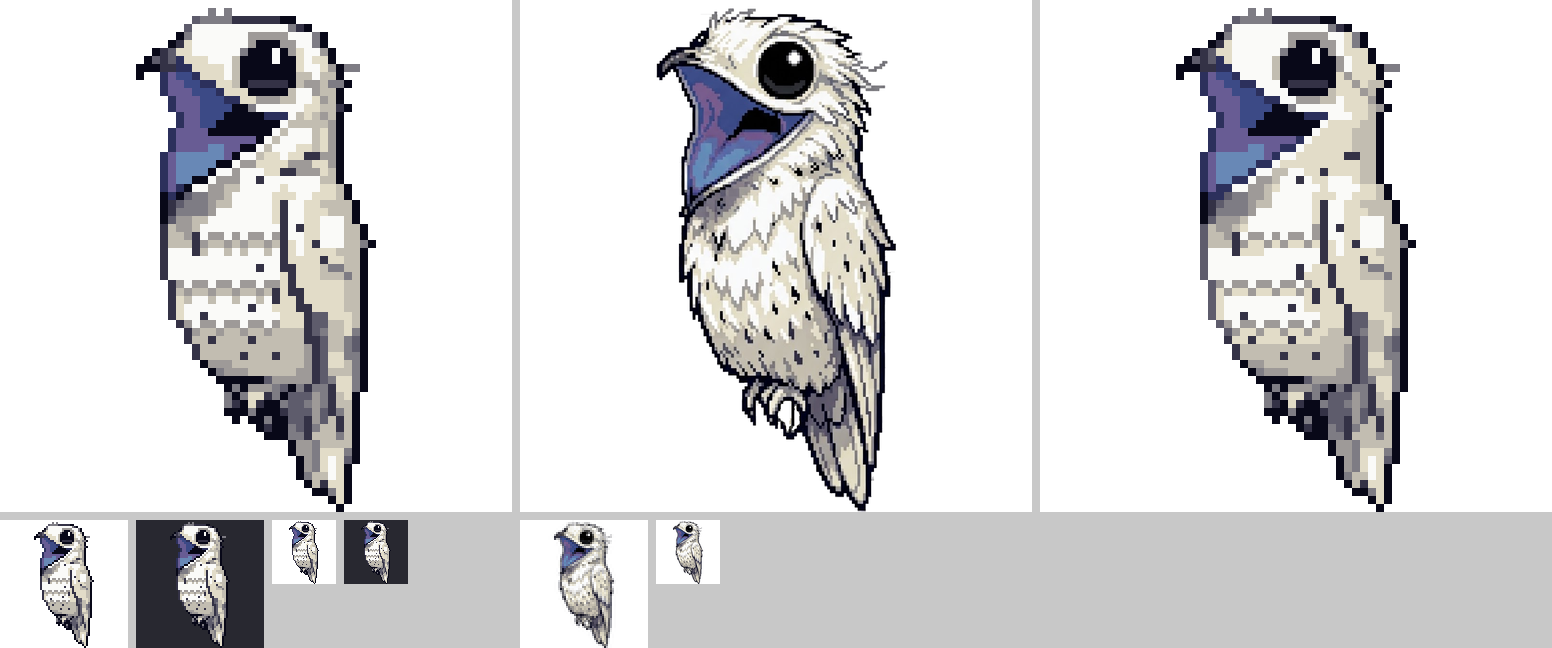

Here is the Python script that generated this plot:
"""vel.png: sprite 8x | model op 8x | 1x op licht en donker (+ vorige ronde 8x als die er is)."""
import os, sys, json
from PIL import Image
H = os.path.dirname(os.path.abspath(__file__)); P = '/home/user/Pokemon-Fully-Ungrounded/docs/concept/sprites/potoo/'
k = json.load(open(P + 'gereedschap/kader.json')); X0, Y0, s = k['x0'], k['y0'], k['s']
sp = Image.open(os.path.join(H, 'potoo.png')).convert('RGBA')
def op(bgc, im, z):
    b = Image.new('RGBA', im.size, bgc); b.alpha_composite(im); return b.convert('RGB').resize((im.width * z, im.height * z), Image.NEAREST)
m = Image.open(P + 'model/model_lijf_30.png'); mb = Image.new('RGBA', m.size, (255, 255, 255, 255)); mb.alpha_composite(m)
m8 = mb.convert('RGB').crop((int(X0), int(Y0), int(X0 + 64 * s), int(Y0 + 64 * s))).resize((512, 512), Image.LANCZOS)
prev = sys.argv[1] if len(sys.argv) > 1 else None
cols = [op((255, 255, 255, 255), sp, 8), m8] + ([op((255, 255, 255, 255), Image.open(prev).convert('RGBA'), 8)] if prev else [])
W = 512 * len(cols) + 8 * (len(cols) - 1); o = Image.new('RGB', (W, 512 + 8 + 128), (200, 200, 200))
for i, c in enumerate(cols): o.paste(c, (i * 520, 0))
o.paste(op((255, 255, 255, 255), sp, 2), (0, 520)); o.paste(op((40, 40, 48, 255), sp, 2), (136, 520))
o.paste(op((255, 255, 255, 255), sp, 1), (272, 520)); o.paste(op((40, 40, 48, 255), sp, 1), (344, 520))
mm = mb.convert('RGB').crop((int(X0), int(Y0), int(X0 + 64 * s), int(Y0 + 64 * s))).resize((64, 64), Image.LANCZOS)
o.paste(mm.resize((128, 128), Image.NEAREST), (520, 520)); o.paste(mm, (656, 520))
o.save(os.path.join(H, 'vel.png'))
